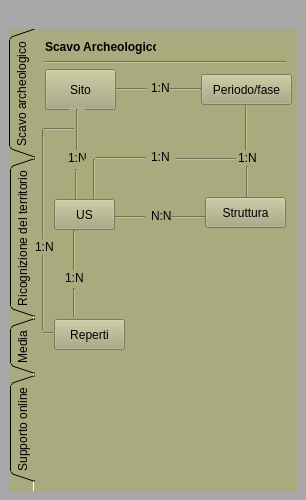
<?xml version="1.0" encoding="UTF-8"?>
<ui version="4.0">
 <class>PyarchinitPlugin</class>
 <widget class="QDockWidget" name="PyarchinitPlugin">
  <property name="geometry">
   <rect>
    <x>0</x>
    <y>0</y>
    <width>306</width>
    <height>500</height>
   </rect>
  </property>
  <property name="minimumSize">
   <size>
    <width>306</width>
    <height>500</height>
   </size>
  </property>
  <property name="maximumSize">
   <size>
    <width>306</width>
    <height>500</height>
   </size>
  </property>
  <property name="windowIcon">
   <iconset resource="resources.qrc">
    <normaloff>:/images/pai_us.png</normaloff>:/images/pai_us.png</iconset>
  </property>
  <property name="styleSheet">
   <string notr="true">background-color: qlineargradient(spread:reflect, x1:0, y1:0, x2:1, y2:0, stop:0 rgba(99, 138, 146, 255), stop:1 rgba(255, 255, 255, 255));
background-color: rgb(112, 112, 84);
background-color: rgb(168, 168, 168);</string>
  </property>
  <property name="locale">
   <locale language="English" country="UnitedStates"/>
  </property>
  <property name="windowTitle">
   <string>pyArchInit - Archaeological Data Management</string>
  </property>
  <widget class="QWidget" name="dockWidgetContents">
   <layout class="QGridLayout" name="gridLayout">
    <item row="2" column="0">
     <widget class="QTabWidget" name="tabWidget">
      <property name="font">
       <font>
        <weight>50</weight>
        <bold>false</bold>
       </font>
      </property>
      <property name="mouseTracking">
       <bool>false</bool>
      </property>
      <property name="focusPolicy">
       <enum>Qt::TabFocus</enum>
      </property>
      <property name="autoFillBackground">
       <bool>false</bool>
      </property>
      <property name="styleSheet">
       <string notr="true">background-color: rgb(170, 170, 127);
border-color: rgb(116, 116, 87);
selection-color: rgb(140, 140, 105);</string>
      </property>
      <property name="tabPosition">
       <enum>QTabWidget::West</enum>
      </property>
      <property name="tabShape">
       <enum>QTabWidget::Triangular</enum>
      </property>
      <property name="currentIndex">
       <number>0</number>
      </property>
      <property name="elideMode">
       <enum>Qt::ElideNone</enum>
      </property>
      <property name="documentMode">
       <bool>true</bool>
      </property>
      <property name="tabsClosable">
       <bool>false</bool>
      </property>
      <property name="movable">
       <bool>false</bool>
      </property>
      <widget class="QWidget" name="services">
       <attribute name="title">
        <string>Scavo archeologico</string>
       </attribute>
       <widget class="QPushButton" name="btnStrutturatable">
        <property name="geometry">
         <rect>
          <x>170</x>
          <y>168</y>
          <width>81</width>
          <height>31</height>
         </rect>
        </property>
        <property name="text">
         <string>Struttura</string>
        </property>
        <property name="icon">
         <iconset resource="resources.qrc">
          <normaloff>:/images/iconStrutt.png</normaloff>:/images/iconStrutt.png</iconset>
        </property>
        <property name="iconSize">
         <size>
          <width>20</width>
          <height>80</height>
         </size>
        </property>
       </widget>
       <widget class="Line" name="line">
        <property name="geometry">
         <rect>
          <x>69</x>
          <y>180</y>
          <width>41</width>
          <height>16</height>
         </rect>
        </property>
        <property name="orientation">
         <enum>Qt::Horizontal</enum>
        </property>
       </widget>
       <widget class="QLabel" name="label">
        <property name="geometry">
         <rect>
          <x>116</x>
          <y>179</y>
          <width>21</width>
          <height>16</height>
         </rect>
        </property>
        <property name="text">
         <string>N:N</string>
        </property>
       </widget>
       <widget class="Line" name="line_2">
        <property name="geometry">
         <rect>
          <x>129</x>
          <y>178</y>
          <width>41</width>
          <height>20</height>
         </rect>
        </property>
        <property name="orientation">
         <enum>Qt::Horizontal</enum>
        </property>
       </widget>
       <widget class="QLabel" name="label_2">
        <property name="geometry">
         <rect>
          <x>116</x>
          <y>51</y>
          <width>21</width>
          <height>16</height>
         </rect>
        </property>
        <property name="text">
         <string>1:N</string>
        </property>
       </widget>
       <widget class="Line" name="line_3">
        <property name="geometry">
         <rect>
          <x>81</x>
          <y>52</y>
          <width>31</width>
          <height>16</height>
         </rect>
        </property>
        <property name="orientation">
         <enum>Qt::Horizontal</enum>
        </property>
       </widget>
       <widget class="Line" name="line_4">
        <property name="geometry">
         <rect>
          <x>135</x>
          <y>50</y>
          <width>31</width>
          <height>20</height>
         </rect>
        </property>
        <property name="orientation">
         <enum>Qt::Horizontal</enum>
        </property>
       </widget>
       <widget class="QLabel" name="label_3">
        <property name="geometry">
         <rect>
          <x>33</x>
          <y>121</y>
          <width>21</width>
          <height>16</height>
         </rect>
        </property>
        <property name="text">
         <string>1:N</string>
        </property>
       </widget>
       <widget class="Line" name="line_5">
        <property name="geometry">
         <rect>
          <x>34</x>
          <y>80</y>
          <width>16</width>
          <height>41</height>
         </rect>
        </property>
        <property name="orientation">
         <enum>Qt::Vertical</enum>
        </property>
       </widget>
       <widget class="Line" name="line_6">
        <property name="geometry">
         <rect>
          <x>33</x>
          <y>140</y>
          <width>16</width>
          <height>31</height>
         </rect>
        </property>
        <property name="orientation">
         <enum>Qt::Vertical</enum>
        </property>
       </widget>
       <widget class="QLabel" name="label_4">
        <property name="geometry">
         <rect>
          <x>203</x>
          <y>121</y>
          <width>21</width>
          <height>16</height>
         </rect>
        </property>
        <property name="text">
         <string>1:N</string>
        </property>
       </widget>
       <widget class="Line" name="line_7">
        <property name="geometry">
         <rect>
          <x>201</x>
          <y>70</y>
          <width>20</width>
          <height>51</height>
         </rect>
        </property>
        <property name="orientation">
         <enum>Qt::Vertical</enum>
        </property>
       </widget>
       <widget class="QLabel" name="label_5">
        <property name="geometry">
         <rect>
          <x>116</x>
          <y>120</y>
          <width>21</width>
          <height>16</height>
         </rect>
        </property>
        <property name="text">
         <string>1:N</string>
        </property>
       </widget>
       <widget class="Line" name="line_10">
        <property name="geometry">
         <rect>
          <x>49</x>
          <y>130</y>
          <width>20</width>
          <height>41</height>
         </rect>
        </property>
        <property name="orientation">
         <enum>Qt::Vertical</enum>
        </property>
       </widget>
       <widget class="Line" name="line_11">
        <property name="geometry">
         <rect>
          <x>60</x>
          <y>121</y>
          <width>51</width>
          <height>16</height>
         </rect>
        </property>
        <property name="orientation">
         <enum>Qt::Horizontal</enum>
        </property>
       </widget>
       <widget class="Line" name="line_12">
        <property name="geometry">
         <rect>
          <x>140</x>
          <y>120</y>
          <width>61</width>
          <height>20</height>
         </rect>
        </property>
        <property name="orientation">
         <enum>Qt::Horizontal</enum>
        </property>
       </widget>
       <widget class="QPushButton" name="btnUStable">
        <property name="geometry">
         <rect>
          <x>19</x>
          <y>170</y>
          <width>61</width>
          <height>31</height>
         </rect>
        </property>
        <property name="text">
         <string>US</string>
        </property>
        <property name="icon">
         <iconset resource="resources.qrc">
          <normaloff>:/images/iconPAI.png</normaloff>:/images/iconPAI.png</iconset>
        </property>
        <property name="iconSize">
         <size>
          <width>25</width>
          <height>25</height>
         </size>
        </property>
       </widget>
       <widget class="Line" name="line_13">
        <property name="geometry">
         <rect>
          <x>31</x>
          <y>201</y>
          <width>16</width>
          <height>41</height>
         </rect>
        </property>
        <property name="orientation">
         <enum>Qt::Vertical</enum>
        </property>
       </widget>
       <widget class="QLabel" name="label_8">
        <property name="geometry">
         <rect>
          <x>30</x>
          <y>241</y>
          <width>21</width>
          <height>16</height>
         </rect>
        </property>
        <property name="text">
         <string>1:N</string>
        </property>
       </widget>
       <widget class="QPushButton" name="btnReptable">
        <property name="geometry">
         <rect>
          <x>19</x>
          <y>290</y>
          <width>71</width>
          <height>31</height>
         </rect>
        </property>
        <property name="styleSheet">
         <string notr="true">background-color: rgb(170, 170, 127);</string>
        </property>
        <property name="text">
         <string>Reperti</string>
        </property>
        <property name="icon">
         <iconset resource="resources.qrc">
          <normaloff>:/images/finds.png</normaloff>:/images/finds.png</iconset>
        </property>
        <property name="iconSize">
         <size>
          <width>25</width>
          <height>25</height>
         </size>
        </property>
       </widget>
       <widget class="Line" name="line_14">
        <property name="geometry">
         <rect>
          <x>38</x>
          <y>259</y>
          <width>3</width>
          <height>29</height>
         </rect>
        </property>
        <property name="orientation">
         <enum>Qt::Vertical</enum>
        </property>
       </widget>
       <widget class="Line" name="line_15">
        <property name="geometry">
         <rect>
          <x>0</x>
          <y>100</y>
          <width>16</width>
          <height>201</height>
         </rect>
        </property>
        <property name="orientation">
         <enum>Qt::Vertical</enum>
        </property>
       </widget>
       <widget class="Line" name="line_16">
        <property name="geometry">
         <rect>
          <x>8</x>
          <y>92</y>
          <width>31</width>
          <height>16</height>
         </rect>
        </property>
        <property name="orientation">
         <enum>Qt::Horizontal</enum>
        </property>
       </widget>
       <widget class="QLabel" name="label_11">
        <property name="geometry">
         <rect>
          <x>10</x>
          <y>10</y>
          <width>111</width>
          <height>16</height>
         </rect>
        </property>
        <property name="font">
         <font>
          <weight>75</weight>
          <bold>true</bold>
         </font>
        </property>
        <property name="text">
         <string>Scavo Archeologico</string>
        </property>
       </widget>
       <widget class="Line" name="line_25">
        <property name="geometry">
         <rect>
          <x>10</x>
          <y>26</y>
          <width>241</width>
          <height>14</height>
         </rect>
        </property>
        <property name="orientation">
         <enum>Qt::Horizontal</enum>
        </property>
       </widget>
       <widget class="QPushButton" name="btnSitotable">
        <property name="geometry">
         <rect>
          <x>10</x>
          <y>40</y>
          <width>71</width>
          <height>41</height>
         </rect>
        </property>
        <property name="sizePolicy">
         <sizepolicy hsizetype="Minimum" vsizetype="Preferred">
          <horstretch>0</horstretch>
          <verstretch>0</verstretch>
         </sizepolicy>
        </property>
        <property name="minimumSize">
         <size>
          <width>0</width>
          <height>0</height>
         </size>
        </property>
        <property name="maximumSize">
         <size>
          <width>16777215</width>
          <height>80</height>
         </size>
        </property>
        <property name="baseSize">
         <size>
          <width>0</width>
          <height>0</height>
         </size>
        </property>
        <property name="text">
         <string>Sito</string>
        </property>
        <property name="icon">
         <iconset resource="resources.qrc">
          <normaloff>:/images/iconSite.png</normaloff>:/images/iconSite.png</iconset>
        </property>
        <property name="iconSize">
         <size>
          <width>100</width>
          <height>100</height>
         </size>
        </property>
       </widget>
       <widget class="QPushButton" name="btnPeriodotable">
        <property name="geometry">
         <rect>
          <x>166</x>
          <y>45</y>
          <width>91</width>
          <height>31</height>
         </rect>
        </property>
        <property name="styleSheet">
         <string notr="true"/>
        </property>
        <property name="text">
         <string>Periodo/fase</string>
        </property>
        <property name="icon">
         <iconset resource="resources.qrc">
          <normaloff>:/images/iconPER.png</normaloff>:/images/iconPER.png</iconset>
        </property>
        <property name="iconSize">
         <size>
          <width>20</width>
          <height>20</height>
         </size>
        </property>
       </widget>
       <widget class="Line" name="line_28">
        <property name="geometry">
         <rect>
          <x>204</x>
          <y>137</y>
          <width>16</width>
          <height>31</height>
         </rect>
        </property>
        <property name="orientation">
         <enum>Qt::Vertical</enum>
        </property>
       </widget>
       <widget class="Line" name="line_8">
        <property name="geometry">
         <rect>
          <x>8</x>
          <y>296</y>
          <width>10</width>
          <height>16</height>
         </rect>
        </property>
        <property name="orientation">
         <enum>Qt::Horizontal</enum>
        </property>
       </widget>
       <widget class="QLabel" name="label_14">
        <property name="geometry">
         <rect>
          <x>0</x>
          <y>210</y>
          <width>21</width>
          <height>16</height>
         </rect>
        </property>
        <property name="text">
         <string>1:N</string>
        </property>
       </widget>
       <zorder>line_8</zorder>
       <zorder>line_2</zorder>
       <zorder>btnSitotable</zorder>
       <zorder>line_11</zorder>
       <zorder>line_7</zorder>
       <zorder>line</zorder>
       <zorder>label</zorder>
       <zorder>label_2</zorder>
       <zorder>line_3</zorder>
       <zorder>line_4</zorder>
       <zorder>label_3</zorder>
       <zorder>line_5</zorder>
       <zorder>line_6</zorder>
       <zorder>label_4</zorder>
       <zorder>label_5</zorder>
       <zorder>line_10</zorder>
       <zorder>line_12</zorder>
       <zorder>line_13</zorder>
       <zorder>label_8</zorder>
       <zorder>line_14</zorder>
       <zorder>line_15</zorder>
       <zorder>line_16</zorder>
       <zorder>line_25</zorder>
       <zorder>btnPeriodotable</zorder>
       <zorder>line_28</zorder>
       <zorder>btnStrutturatable</zorder>
       <zorder>btnUStable</zorder>
       <zorder>btnReptable</zorder>
       <zorder>label_14</zorder>
       <zorder>label_11</zorder>
      </widget>
      <widget class="QWidget" name="tab">
       <attribute name="title">
        <string>Ricognizione del territorio</string>
       </attribute>
       <widget class="Line" name="line_18">
        <property name="geometry">
         <rect>
          <x>111</x>
          <y>90</y>
          <width>16</width>
          <height>41</height>
         </rect>
        </property>
        <property name="orientation">
         <enum>Qt::Vertical</enum>
        </property>
       </widget>
       <widget class="QLabel" name="label_9">
        <property name="geometry">
         <rect>
          <x>110</x>
          <y>131</y>
          <width>21</width>
          <height>16</height>
         </rect>
        </property>
        <property name="text">
         <string>1:N</string>
        </property>
       </widget>
       <widget class="Line" name="line_19">
        <property name="geometry">
         <rect>
          <x>107</x>
          <y>270</y>
          <width>16</width>
          <height>31</height>
         </rect>
        </property>
        <property name="orientation">
         <enum>Qt::Vertical</enum>
        </property>
       </widget>
       <widget class="Line" name="line_20">
        <property name="geometry">
         <rect>
          <x>108</x>
          <y>210</y>
          <width>16</width>
          <height>41</height>
         </rect>
        </property>
        <property name="orientation">
         <enum>Qt::Vertical</enum>
        </property>
       </widget>
       <widget class="QPushButton" name="btnReptable_2">
        <property name="geometry">
         <rect>
          <x>96</x>
          <y>300</y>
          <width>71</width>
          <height>31</height>
         </rect>
        </property>
        <property name="styleSheet">
         <string notr="true">background-color: rgb(170, 170, 127);</string>
        </property>
        <property name="text">
         <string>Reperti</string>
        </property>
        <property name="icon">
         <iconset resource="resources.qrc">
          <normaloff>:/images/finds.png</normaloff>:/images/finds.png</iconset>
        </property>
        <property name="iconSize">
         <size>
          <width>25</width>
          <height>25</height>
         </size>
        </property>
       </widget>
       <widget class="Line" name="line_21">
        <property name="geometry">
         <rect>
          <x>77</x>
          <y>110</y>
          <width>16</width>
          <height>201</height>
         </rect>
        </property>
        <property name="orientation">
         <enum>Qt::Vertical</enum>
        </property>
       </widget>
       <widget class="QPushButton" name="btnUTtable">
        <property name="geometry">
         <rect>
          <x>90</x>
          <y>180</y>
          <width>61</width>
          <height>31</height>
         </rect>
        </property>
        <property name="text">
         <string>UT</string>
        </property>
        <property name="icon">
         <iconset resource="resources.qrc">
          <normaloff>:/images/iconUT.png</normaloff>:/images/iconUT.png</iconset>
        </property>
        <property name="iconSize">
         <size>
          <width>25</width>
          <height>25</height>
         </size>
        </property>
       </widget>
       <widget class="QLabel" name="label_10">
        <property name="geometry">
         <rect>
          <x>107</x>
          <y>251</y>
          <width>21</width>
          <height>16</height>
         </rect>
        </property>
        <property name="text">
         <string>1:N</string>
        </property>
       </widget>
       <widget class="QPushButton" name="btnSitotable_2">
        <property name="geometry">
         <rect>
          <x>87</x>
          <y>50</y>
          <width>71</width>
          <height>41</height>
         </rect>
        </property>
        <property name="sizePolicy">
         <sizepolicy hsizetype="Minimum" vsizetype="Preferred">
          <horstretch>0</horstretch>
          <verstretch>0</verstretch>
         </sizepolicy>
        </property>
        <property name="minimumSize">
         <size>
          <width>0</width>
          <height>0</height>
         </size>
        </property>
        <property name="maximumSize">
         <size>
          <width>16777215</width>
          <height>80</height>
         </size>
        </property>
        <property name="baseSize">
         <size>
          <width>0</width>
          <height>0</height>
         </size>
        </property>
        <property name="text">
         <string>Sito</string>
        </property>
        <property name="icon">
         <iconset resource="resources.qrc">
          <normaloff>:/images/iconSite.png</normaloff>:/images/iconSite.png</iconset>
        </property>
        <property name="iconSize">
         <size>
          <width>100</width>
          <height>100</height>
         </size>
        </property>
       </widget>
       <widget class="Line" name="line_22">
        <property name="geometry">
         <rect>
          <x>85</x>
          <y>102</y>
          <width>31</width>
          <height>16</height>
         </rect>
        </property>
        <property name="orientation">
         <enum>Qt::Horizontal</enum>
        </property>
       </widget>
       <widget class="Line" name="line_23">
        <property name="geometry">
         <rect>
          <x>110</x>
          <y>150</y>
          <width>16</width>
          <height>31</height>
         </rect>
        </property>
        <property name="orientation">
         <enum>Qt::Vertical</enum>
        </property>
       </widget>
       <widget class="Line" name="line_24">
        <property name="geometry">
         <rect>
          <x>85</x>
          <y>304</y>
          <width>11</width>
          <height>16</height>
         </rect>
        </property>
        <property name="orientation">
         <enum>Qt::Horizontal</enum>
        </property>
       </widget>
       <widget class="QLabel" name="label_12">
        <property name="geometry">
         <rect>
          <x>9</x>
          <y>10</y>
          <width>151</width>
          <height>16</height>
         </rect>
        </property>
        <property name="font">
         <font>
          <weight>75</weight>
          <bold>true</bold>
         </font>
        </property>
        <property name="text">
         <string>Ricognizione del territorio</string>
        </property>
       </widget>
       <widget class="Line" name="line_26">
        <property name="geometry">
         <rect>
          <x>9</x>
          <y>26</y>
          <width>241</width>
          <height>16</height>
         </rect>
        </property>
        <property name="orientation">
         <enum>Qt::Horizontal</enum>
        </property>
       </widget>
       <zorder>line_26</zorder>
       <zorder>line_18</zorder>
       <zorder>line_24</zorder>
       <zorder>label_9</zorder>
       <zorder>line_19</zorder>
       <zorder>line_20</zorder>
       <zorder>btnReptable_2</zorder>
       <zorder>line_21</zorder>
       <zorder>btnUTtable</zorder>
       <zorder>label_10</zorder>
       <zorder>btnSitotable_2</zorder>
       <zorder>line_22</zorder>
       <zorder>line_23</zorder>
       <zorder>label_12</zorder>
      </widget>
      <widget class="QWidget" name="tab_2">
       <attribute name="title">
        <string>Media</string>
       </attribute>
       <widget class="Line" name="line_9">
        <property name="geometry">
         <rect>
          <x>200</x>
          <y>82</y>
          <width>16</width>
          <height>41</height>
         </rect>
        </property>
        <property name="orientation">
         <enum>Qt::Vertical</enum>
        </property>
       </widget>
       <widget class="QPushButton" name="btnUStable_2">
        <property name="geometry">
         <rect>
          <x>180</x>
          <y>50</y>
          <width>61</width>
          <height>31</height>
         </rect>
        </property>
        <property name="text">
         <string>US</string>
        </property>
        <property name="icon">
         <iconset resource="resources.qrc">
          <normaloff>:/images/iconPAI.png</normaloff>:/images/iconPAI.png</iconset>
        </property>
        <property name="iconSize">
         <size>
          <width>25</width>
          <height>25</height>
         </size>
        </property>
       </widget>
       <widget class="Line" name="line_30">
        <property name="geometry">
         <rect>
          <x>125</x>
          <y>136</y>
          <width>16</width>
          <height>41</height>
         </rect>
        </property>
        <property name="orientation">
         <enum>Qt::Vertical</enum>
        </property>
       </widget>
       <widget class="QLabel" name="label_17">
        <property name="geometry">
         <rect>
          <x>124</x>
          <y>119</y>
          <width>21</width>
          <height>16</height>
         </rect>
        </property>
        <property name="text">
         <string>N:N</string>
        </property>
       </widget>
       <widget class="QPushButton" name="btnReptable_3">
        <property name="geometry">
         <rect>
          <x>20</x>
          <y>50</y>
          <width>71</width>
          <height>31</height>
         </rect>
        </property>
        <property name="styleSheet">
         <string notr="true">background-color: rgb(170, 170, 127);</string>
        </property>
        <property name="text">
         <string>Reperti</string>
        </property>
        <property name="icon">
         <iconset resource="resources.qrc">
          <normaloff>:/images/finds.png</normaloff>:/images/finds.png</iconset>
        </property>
        <property name="iconSize">
         <size>
          <width>25</width>
          <height>25</height>
         </size>
        </property>
       </widget>
       <widget class="Line" name="line_31">
        <property name="geometry">
         <rect>
          <x>147</x>
          <y>116</y>
          <width>61</width>
          <height>20</height>
         </rect>
        </property>
        <property name="orientation">
         <enum>Qt::Horizontal</enum>
        </property>
       </widget>
       <widget class="Line" name="line_32">
        <property name="geometry">
         <rect>
          <x>50</x>
          <y>82</y>
          <width>16</width>
          <height>41</height>
         </rect>
        </property>
        <property name="orientation">
         <enum>Qt::Vertical</enum>
        </property>
       </widget>
       <widget class="Line" name="line_33">
        <property name="geometry">
         <rect>
          <x>58</x>
          <y>118</y>
          <width>61</width>
          <height>16</height>
         </rect>
        </property>
        <property name="orientation">
         <enum>Qt::Horizontal</enum>
        </property>
       </widget>
       <widget class="QPushButton" name="btnMedtable">
        <property name="geometry">
         <rect>
          <x>93</x>
          <y>180</y>
          <width>81</width>
          <height>31</height>
         </rect>
        </property>
        <property name="styleSheet">
         <string notr="true">background-color: rgb(170, 170, 127);</string>
        </property>
        <property name="text">
         <string>Media</string>
        </property>
        <property name="icon">
         <iconset resource="resources.qrc">
          <normaloff>:/images/photo.png</normaloff>:/images/photo.png</iconset>
        </property>
        <property name="iconSize">
         <size>
          <width>25</width>
          <height>25</height>
         </size>
        </property>
       </widget>
       <widget class="QPushButton" name="btnExptable">
        <property name="geometry">
         <rect>
          <x>68</x>
          <y>259</y>
          <width>131</width>
          <height>31</height>
         </rect>
        </property>
        <property name="styleSheet">
         <string notr="true">background-color: rgb(170, 170, 127);</string>
        </property>
        <property name="text">
         <string>Esportazione Media</string>
        </property>
        <property name="icon">
         <iconset resource="resources.qrc">
          <normaloff>:/images/directoryExp.png</normaloff>:/images/directoryExp.png</iconset>
        </property>
        <property name="iconSize">
         <size>
          <width>25</width>
          <height>25</height>
         </size>
        </property>
       </widget>
       <widget class="Line" name="line_34">
        <property name="geometry">
         <rect>
          <x>125</x>
          <y>214</y>
          <width>16</width>
          <height>41</height>
         </rect>
        </property>
        <property name="orientation">
         <enum>Qt::Vertical</enum>
        </property>
       </widget>
       <zorder>btnUStable_2</zorder>
       <zorder>line_30</zorder>
       <zorder>label_17</zorder>
       <zorder>btnReptable_3</zorder>
       <zorder>line_31</zorder>
       <zorder>line_9</zorder>
       <zorder>line_32</zorder>
       <zorder>line_33</zorder>
       <zorder>btnMedtable</zorder>
       <zorder>btnExptable</zorder>
       <zorder>line_34</zorder>
      </widget>
      <widget class="QWidget" name="account">
       <attribute name="title">
        <string>Supporto online</string>
       </attribute>
       <widget class="QLabel" name="label_7">
        <property name="geometry">
         <rect>
          <x>20</x>
          <y>70</y>
          <width>221</width>
          <height>261</height>
         </rect>
        </property>
        <property name="text">
         <string>&lt;!DOCTYPE HTML PUBLIC &quot;-//W3C//DTD HTML 4.0//EN&quot; &quot;http://www.w3.org/TR/REC-html40/strict.dtd&quot;&gt;
&lt;html&gt;&lt;head&gt;&lt;meta name=&quot;qrichtext&quot; content=&quot;1&quot; /&gt;&lt;style type=&quot;text/css&quot;&gt;
p, li { white-space: pre-wrap; }
&lt;/style&gt;&lt;/head&gt;&lt;body style=&quot; font-family:'MS Shell Dlg 2'; font-size:8pt; font-weight:400; font-style:normal;&quot;&gt;
&lt;p style=&quot; margin-top:0px; margin-bottom:0px; margin-left:0px; margin-right:0px; -qt-block-indent:0; text-indent:0px;&quot;&gt;&lt;span style=&quot; font-family:'Sans Serif'; font-size:11pt; font-weight:600; color:#aa0000;&quot;&gt;pyArchInit Support&lt;/span&gt;&lt;/p&gt;
&lt;p style=&quot;-qt-paragraph-type:empty; margin-top:0px; margin-bottom:0px; margin-left:0px; margin-right:0px; -qt-block-indent:0; text-indent:0px; font-family:'Sans Serif'; font-size:9pt;&quot;&gt;&lt;br /&gt;&lt;/p&gt;
&lt;p style=&quot; margin-top:0px; margin-bottom:0px; margin-left:0px; margin-right:0px; -qt-block-indent:0; text-indent:0px;&quot;&gt;&lt;span style=&quot; font-family:'Sans Serif'; font-size:9pt;&quot;&gt;Sito ufficiale&lt;/span&gt;&lt;/p&gt;
&lt;p style=&quot; margin-top:0px; margin-bottom:0px; margin-left:0px; margin-right:0px; -qt-block-indent:0; text-indent:0px;&quot;&gt;&lt;a href=&quot;https://sites.google.com/site/pyarchinit/&quot;&gt;&lt;span style=&quot; text-decoration: underline; color:#0000ff;&quot;&gt;https://sites.google.com/site/pyarchinit/&lt;/span&gt;&lt;/a&gt;&lt;/p&gt;
&lt;p style=&quot;-qt-paragraph-type:empty; margin-top:0px; margin-bottom:0px; margin-left:0px; margin-right:0px; -qt-block-indent:0; text-indent:0px; text-decoration: underline; color:#0000ff;&quot;&gt;&lt;br /&gt;&lt;/p&gt;
&lt;p style=&quot; margin-top:0px; margin-bottom:0px; margin-left:0px; margin-right:0px; -qt-block-indent:0; text-indent:0px;&quot;&gt;&lt;span style=&quot; font-family:'Sans Serif'; font-size:9pt;&quot;&gt;Blog&lt;/span&gt;&lt;/p&gt;
&lt;p style=&quot; margin-top:0px; margin-bottom:0px; margin-left:0px; margin-right:0px; -qt-block-indent:0; text-indent:0px;&quot;&gt;&lt;a href=&quot;http://pyarchinit.blogspot.it/&quot;&gt;&lt;span style=&quot; text-decoration: underline; color:#0000ff;&quot;&gt;http://pyarchinit.blogspot.it/&lt;/span&gt;&lt;/a&gt;&lt;/p&gt;
&lt;p style=&quot;-qt-paragraph-type:empty; margin-top:0px; margin-bottom:0px; margin-left:0px; margin-right:0px; -qt-block-indent:0; text-indent:0px; text-decoration: underline; color:#0000ff;&quot;&gt;&lt;br /&gt;&lt;/p&gt;
&lt;p style=&quot; margin-top:0px; margin-bottom:0px; margin-left:0px; margin-right:0px; -qt-block-indent:0; text-indent:0px;&quot;&gt;&lt;span style=&quot; font-family:'Sans Serif'; font-size:9pt;&quot;&gt;Github repository&lt;/span&gt;&lt;/p&gt;
&lt;p style=&quot; margin-top:0px; margin-bottom:0px; margin-left:0px; margin-right:0px; -qt-block-indent:0; text-indent:0px;&quot;&gt;&lt;a href=&quot;https://github.com/pyarchinit/&quot;&gt;&lt;span style=&quot; text-decoration: underline; color:#0000ff;&quot;&gt;https://github.com/pyarchinit/&lt;/span&gt;&lt;/a&gt;&lt;/p&gt;&lt;/body&gt;&lt;/html&gt;</string>
        </property>
        <property name="alignment">
         <set>Qt::AlignCenter</set>
        </property>
        <property name="openExternalLinks">
         <bool>true</bool>
        </property>
       </widget>
       <widget class="QLabel" name="label_13">
        <property name="geometry">
         <rect>
          <x>10</x>
          <y>11</y>
          <width>151</width>
          <height>16</height>
         </rect>
        </property>
        <property name="font">
         <font>
          <weight>75</weight>
          <bold>true</bold>
         </font>
        </property>
        <property name="text">
         <string>Supporto online</string>
        </property>
       </widget>
       <widget class="Line" name="line_27">
        <property name="geometry">
         <rect>
          <x>10</x>
          <y>26</y>
          <width>241</width>
          <height>16</height>
         </rect>
        </property>
        <property name="orientation">
         <enum>Qt::Horizontal</enum>
        </property>
       </widget>
       <zorder>line_27</zorder>
       <zorder>label_7</zorder>
       <zorder>label_13</zorder>
      </widget>
     </widget>
    </item>
    <item row="0" column="0">
     <widget class="QLabel" name="label_6">
      <property name="text">
       <string/>
      </property>
      <property name="pixmap">
       <pixmap resource="resources.qrc">:/images/sfondo.png</pixmap>
      </property>
     </widget>
    </item>
   </layout>
   <zorder>label_6</zorder>
   <zorder>tabWidget</zorder>
  </widget>
 </widget>
 <resources>
  <include location="resources.qrc"/>
 </resources>
 <connections/>
</ui>
